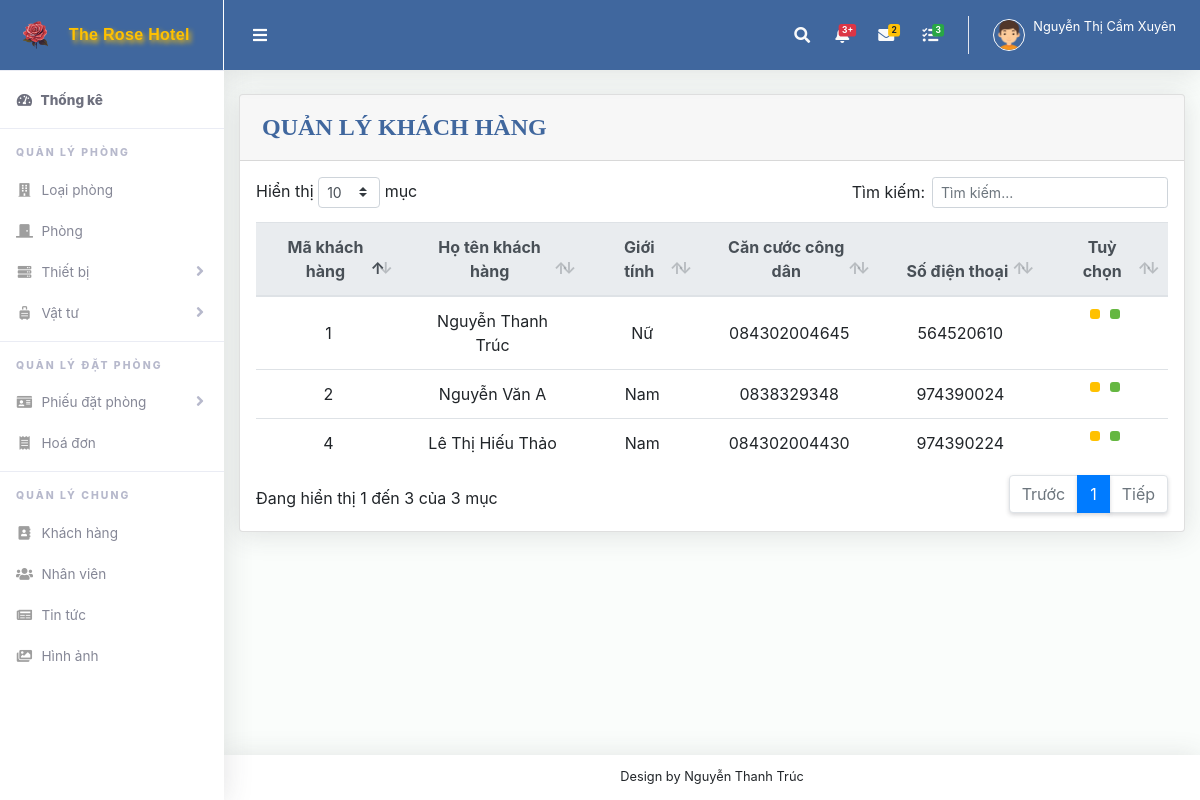
The app's page /QLKH.php (signed in) with its own data.
### tables this page shows
CREATE TABLE `khach_hang` (
  `ma_kh` int(11) NOT NULL,
  `ho_ten` varchar(100) NOT NULL,
  `gioi_tinh` varchar(20) NOT NULL,
  `cccd` varchar(50) NOT NULL,
  `sdtkh` int(11) NOT NULL,
  `emailkh` varchar(50) NOT NULL,
  `dia_chi` varchar(255) NOT NULL,
  `matkhaukh` varchar(50) NOT NULL
);

### QLKH.php (the view, shortened to what this page needs)
<?php include ("header.php");
?>
<div class="row">
    <div class="col-lg-12">
        <div class="card mb-4">
            <div class="card-header py-3 d-flex flex-row align-items-center justify-content-between">
                <h6>QUẢN LÝ KHÁCH HÀNG</h6>
            </div>
            <div class="table-responsive p-3">
                <table class="table align-items-center table-flush" id="dataTable">
                    <thead class="thead-light">
                        <tr>
                            <th width="15%">Mã khách hàng</th>
                            <th width="19%">Họ tên khách hàng</th>
                            <th width="12%">Giới tính</th>
                            <th width="17%">Căn cước công dân</th>
                            <th width="17%">Số điện thoại</th>
                            <th width="13%">Tuỳ chọn</th>
                        </tr>
                    </thead>
                    <tbody>
                    <?php
                    include("ketnoi.php");
                    $sql="select * from khach_hang";
                    $kq=mysqli_query($conn,$sql) or die ("Không thể xuất thông tin khách hàng ".mysqli_error());
                    while($row=mysqli_fetch_array($kq)){
            echo "<tr>";
            echo "<td>" . $row["ma_kh"] . "</td>";
            $usern = $row["ma_kh"];
            echo "<td>" . $row["ho_ten"] . "</td>";
            echo "<td>" . $row["gioi_tinh"] . "</td>";
            echo "<td>" . $row["cccd"] . "</td>";
            echo "<td>" . $row["sdtkh"] . "</td>";
            echo "<td style='display: flex;gap: 10px;justify-content: center;'>
                    <a style='display: flex; align-items: center;' href='suaQLKH.php?user=$usern'><button style='display: flex;padding: 5px;' class='pencil'><ion-icon name='pencil'></ion-icon></button></a>
                    <button style='display: flex;padding: 5px;' class='eye' data-user='$usern'><ion-icon name='eye'></ion-icon></button>
                        </td>";
                                    echo "</tr>";
                                }
        ?>
                    </tbody>
                </table>
            </div>
        </div>
    </div>
</div>
<?php include ("footer.php"); ?>

### QLKH.php (style rules this page uses)
h6 { font-size: 1.5rem; font-family: Tahoma; color: #40679E; font-weight: 600; margin: 2px; }
.eye { color: white; border: none; background-color: #65B741; border-radius: 3px; }
.pencil { color: white; border: none; background-color: #FFC100; border-radius: 3px; }
.table th, .table td { text-align: center; vertical-align: middle; }

### records on screen
khach_hang: ma_kh "1", ho_ten "Nguyễn Thanh Trúc", gioi_tinh "Nữ", cccd "084302004645", sdtkh "564520610"
khach_hang: ma_kh "2", ho_ten "Nguyễn Văn A", gioi_tinh "Nam", cccd "0838329348", sdtkh "974390024"
khach_hang: ma_kh "4", ho_ten "Lê Thị Hiếu Thảo", gioi_tinh "Nam", cccd "084302004430", sdtkh "974390224"

### other values on screen
$_SESSION['ho_ten'] "Nguyễn Thị Cẩm Xuyên"
